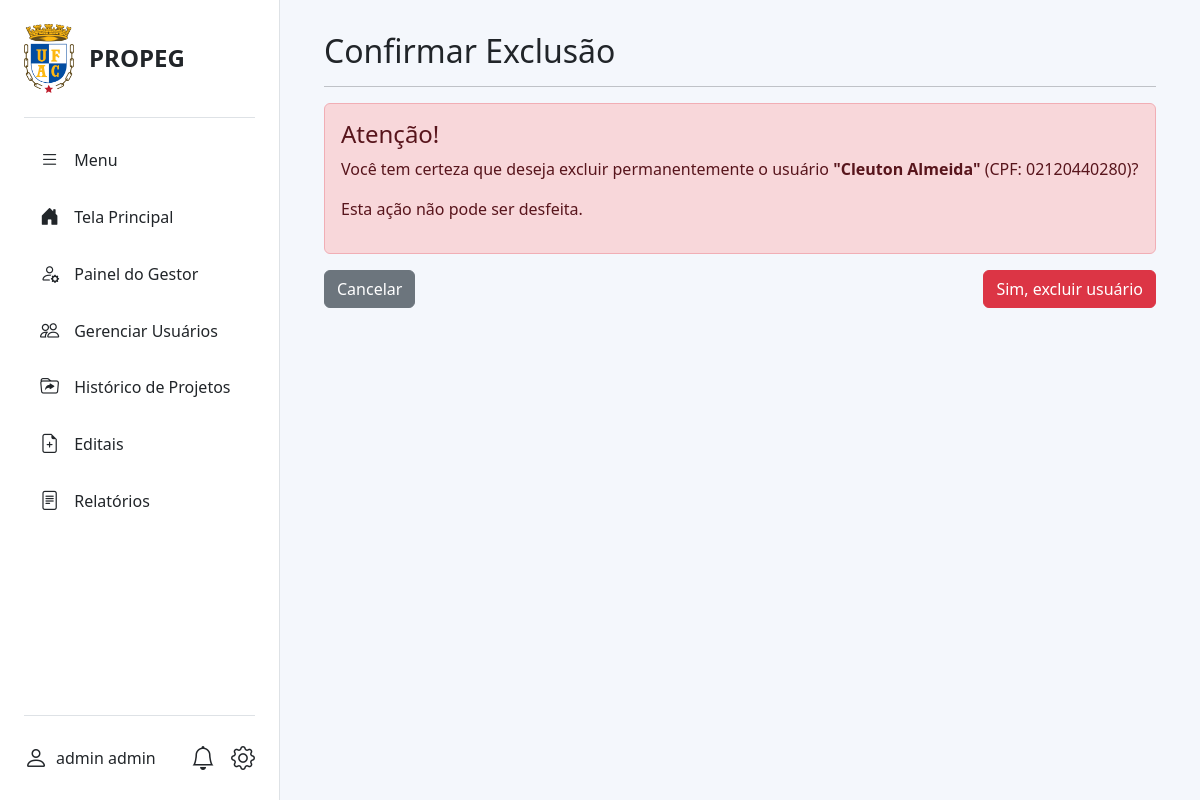
Page /projetos/gestor/usuarios/11/deletar/ (signed in) on the committed database.
### projetos_institucionais/models.py (models this page shows, shortened)
class Usuario(AbstractUser):
    PERFIL_CHOICES = (
        ('coordenador', 'Coordenador'),
        ('aluno', 'Aluno'),
        ('gestor', 'Gestor'),
    )
    STATUS_CHOICES = (
        ('pendente', 'Pendente'),
        ('ativo', 'Ativo'),
        ('inativo', 'Inativo'),
    )
    status = models.CharField(
        max_length=20,
        choices=STATUS_CHOICES,
        default='pendente',
        verbose_name='Status',
    )
    USERNAME_FIELD = 'cpf'
    REQUIRED_FIELDS = ['username', 'first_name', 'last_name', 'email']
    cpf = models.CharField(max_length=14, unique=True, verbose_name="CPF")
    email = models.EmailField(unique=True)
    telefone = models.CharField(max_length=20, blank=True, null=True)
    perfil = models.CharField(max_length=20, choices=PERFIL_CHOICES)
    regime_trabalho = models.CharField(max_length=3, blank=True, null=True, verbose_name="Regime de Trabalho")
    is_active = models.BooleanField(default=False, verbose_name="Ativo", help_text="Marque esta opção para ativar a conta do usuário.")
    curso = models.ForeignKey(
        'CursoGraduacao',
        on_delete=models.SET_NULL,
        null=True,
        blank=True,
        verbose_name="Curso de Graduação",
    )
    endereco = models.OneToOneField(
        'Endereco',
        on_delete=models.SET_NULL,
        null=True,
        blank=True
    )
    titulacao = models.ForeignKey(
        'Titulacao',
        on_delete=models.SET_NULL,
        null=True,
        blank=True,
        verbose_name="Titulação"
    )
    centro_lotacao = models.ForeignKey(
        'CentroLotacao',
        on_delete=models.SET_NULL,
        null=True,
        blank=True,
        verbose_name="Centro de Lotação"
    )
    objects = UsuarioManager()

### projetos_institucionais/views.py (the view, shortened to what this page needs)
# urls.py: path('gestor/usuarios/<int:pk>/deletar/', views.usuario_deletar, name='usuario_deletar'),
@gestor_required
def usuario_deletar(request, pk):
    usuario_selecionado = get_object_or_404(Usuario, pk=pk)
    contexto = {
        'usuario_selecionado': usuario_selecionado,
    }
    return render(request, 'projetos_institucionais/usuario_confirmar_delete.html', contexto)

### projetos_institucionais/context_processors.py (called while the page is built)
def unread_notifications_context(request):
    if request.user.is_authenticated:
        unread_count = Notificacao.objects.filter(destinatario=request.user, lida=False).count()
        return {'unread_notifications_count': unread_count}
    return {}

### templates/projetos_institucionais/usuario_confirmar_delete.html (shortened to what this page needs)
{% extends "base2.html" %}
{% block content %}
<div class="container-fluid">
    <h2 class="mb-3">Confirmar Exclusão</h2>
    <hr>
    <div class="alert alert-danger">
        <h4>Atenção!</h4>
        <p>Você tem certeza que deseja excluir permanentemente o usuário <strong>"{{ usuario_selecionado.get_full_name }}"</strong> (CPF: {{ usuario_selecionado.cpf }})?</p>
        <p>Esta ação não pode ser desfeita.</p>
    </div>
    <form method="post">
        <a href="{% url 'gerenciar_usuarios' %}" class="btn btn-secondary">Cancelar</a>
        <button type="submit" class="btn btn-danger float-end">Sim, excluir usuário</button>
    </form>
</div>
{% endblock %}

### templates/base2.html (shortened to what this page needs)
{% load static %}
<!DOCTYPE html>
<html lang="pt-BR">
<head>
    <link href="https://cdn.jsdelivr.net/npm/bootstrap@5.3.3/dist/css/bootstrap.min.css" rel="stylesheet">
    <link href="https://cdn.jsdelivr.net/npm/bootstrap-icons@1.11.3/font/bootstrap-icons.css" rel="stylesheet">
    <link href="https://cdnjs.cloudflare.com/ajax/libs/font-awesome/6.5.2/css/all.min.css" rel="stylesheet">
    <link href="{% static 'css/style.css' %}" rel="stylesheet">
</head>
<body>
    <div class="d-flex">
        <div id="sidebar" class="d-flex flex-column">
            <div class="sidebar-header">
                <img src="{% static 'imagens/logo_ufac.png' %}" alt="Logo UFAC" width="50">
                <span class="fs-4 fw-bold">PROPEG</span>
            </div>
            <ul class="nav flex-column my-3">
                <li class="nav-item">
                    <a href="#" class="nav-link text-dark" id="toggle-btn">
                        <i class="bi bi-list"></i>
                        <span>Menu</span>
                    </a>
                </li>
                {% with request.resolver_match.url_name as url_name %}
                <li class="nav-item">
                    <a href="{% url 'tela_principal' %}"
                        class="nav-link {% if url_name == 'tela_principal' %}active{% else %}text-dark{% endif %}">
                        <i class="bi bi-house-door-fill"></i>
                        <span>Tela Principal</span>
                    </a>
                </li>
                {% if user.is_authenticated and user.perfil == 'gestor' %}
                <li class="nav-item">
                    <a href="{% url 'gestor_dashboard' %}"
                        class="nav-link {% if request.resolver_match.url_name == 'gestor_dashboard' %}active{% else %}text-dark{% endif %}">
                        <i class="bi bi-person-gear"></i>
                        <span>Painel do Gestor</span>
                    </a>
                </li>
                <li class="nav-item">
                    <a href="{% url 'gerenciar_usuarios' %}" class="nav-link {% if request.resolver_match.url_name == 'gerenciar_usuarios' %}active{% else %}text-dark{% endif %}">
                        <i class="bi bi-people"></i>
                        <span>Gerenciar Usuários</span>
                    </a>
                </li>
                <li class="nav-item">
                    <a href="{% url 'historico_projetos' %}" class="nav-link {% if request.resolver_match.url_name == 'historico_projetos' %}active{% else %}text-dark{% endif %}">
                        <i class="bi bi-folder-symlink"></i>
                        <span>Histórico de Projetos</span>
                    </a>
                </li>
                <li class="nav-item">
                    <a href="{% url 'gestor_listar_editais' %}" class="nav-link {% if request.resolver_match.url_name == 'gestor_listar_editais' %}active{% else %}text-dark{% endif %}">
                        <i class="bi bi-file-earmark-plus"></i>
                        <span>Editais</span>
                    </a>
                </li>
                <li class="nav-item">
                    <a href="{% url 'gestor_relatorios' %}" class="nav-link {% if request.resolver_match.url_name == 'gestor_relatorios' %}active{% else %}text-dark{% endif %}">
                        <i class="bi bi-file-text"></i>
                        <span>Relatórios</span>
                    </a>
                </li>
                {% endif %}
                {% endwith %}
            </ul>
            <div class="sidebar-footer mt-auto">
                {% if user.is_authenticated %}
                <a href="{% url 'perfil' %}" class="d-flex align-items-center text-dark text-decoration-none">
                    <i class="bi bi-person fs-4"></i>
                    <span class="ms-2">
                        {% if user.get_full_name %}
                        {{ user.get_full_name }}
                        {% elif user.first_name %}
                        {{ user.first_name }}
                        {% else %}
                        {{ user.cpf }}
                        {% endif %}
                    </span>
                </a>
                {% endif %}
                <div class="d-flex align-items-center">
                    <a href="{% url 'lista_notificacoes' %}" class="text-dark position-relative me-3">
                        <i class="bi bi-bell fs-4"></i>
                    </a>
                    {% if user.is_authenticated %}
                    <div class="dropdown dropup">
                        <a href="#" class="text-dark text-decoration-none" data-bs-toggle="dropdown"
                            aria-expanded="false">
                            <i class="bi bi-gear fs-4"></i>
                        </a>
                    </div>
                    {% endif %}
                </div>
            </div>
        </div>
        <main id="main-content">
            {% block content %}
            {% endblock %}
        </main>
    </div>
</body>
</html>

### static/css/style.css (style rules this page uses)
html, body { height: 100%; margin: 0; font-family: 'Segoe UI', Tahoma, Geneva, Verdana, sans-serif; }
.d-flex { height: 100%; }
#sidebar { width: 280px; background-color: #ffffff; padding: 1.5rem; border-right: 1px solid #dee2e6; transition: width 0.3s; transition: width 0.3s ease-in-out; }
.sidebar-header { display: flex; align-items: center; gap: 15px; padding-bottom: 1.5rem; border-bottom: 1px solid #dee2e6; }
.sidebar-footer { display: flex; justify-content: space-between; align-items: center; padding-top: 1.5rem; border-top: 1px solid #dee2e6; }
#main-content { flex-grow: 1; background-color: #f4f7fc; padding: 2rem; overflow-y: auto; }

### rows in the picture
Usuario: get_full_name "admin admin"
Usuario: get_full_name "Cleuton Almeida", cpf "02120440280"
